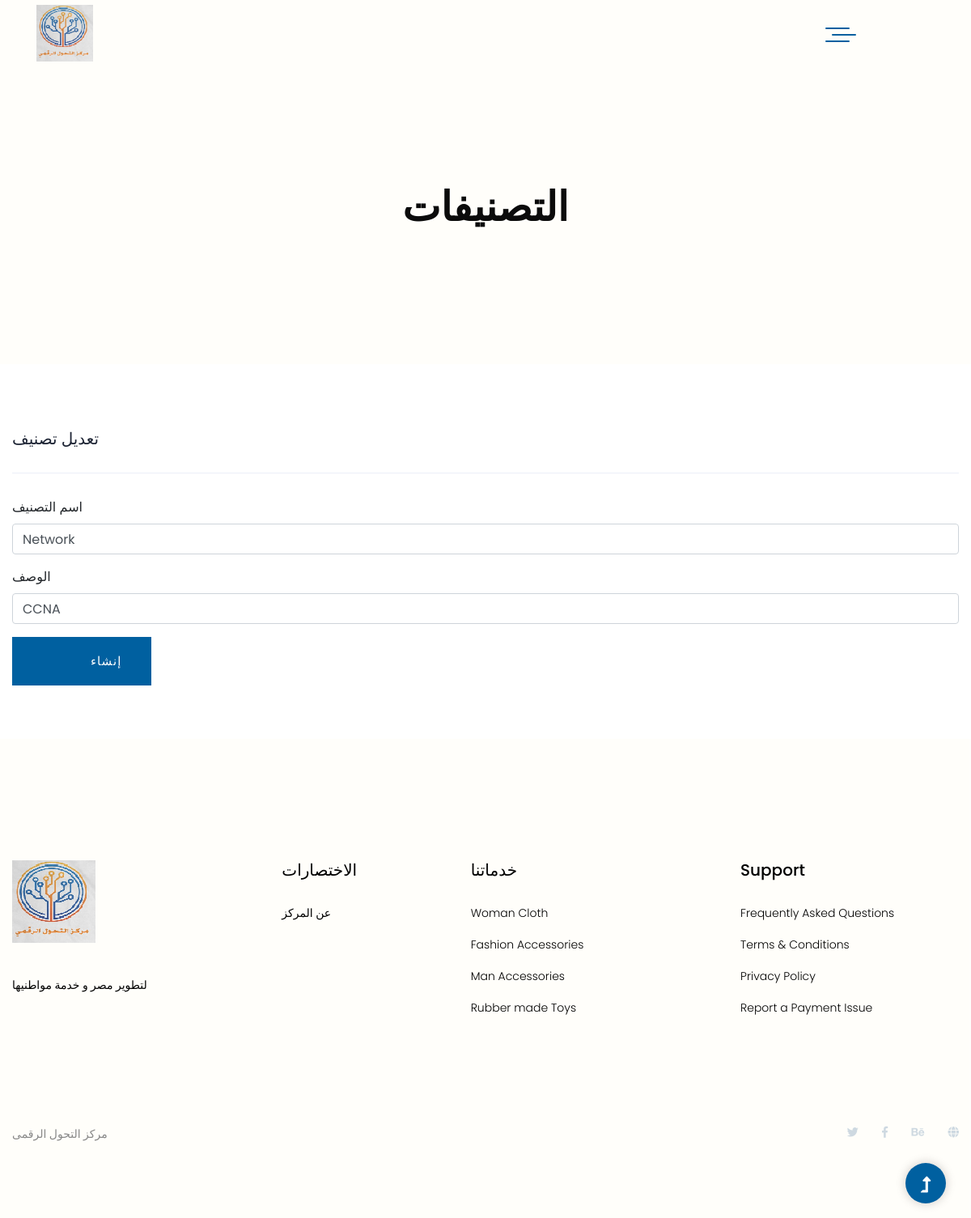
/exam/cat/update/2, run on an earlier commit of the app's database.
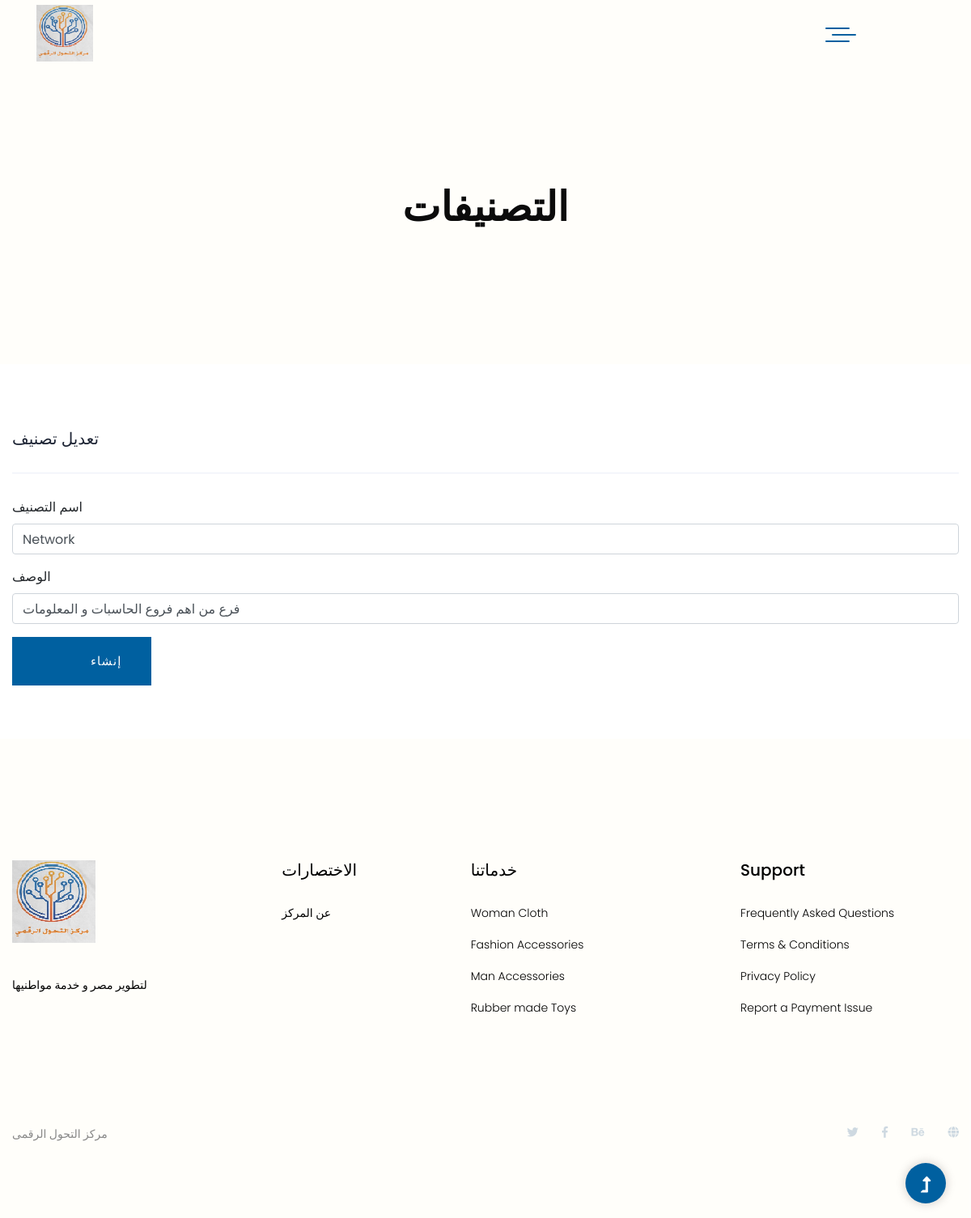
And on a later commit of the database.
### exam/models.py (models this page shows, shortened)
class Category(models.Model):
    name = models.CharField(max_length=255, verbose_name='الإسم', blank=True, null=True)
    description = models.CharField(max_length=255, verbose_name='وصف الإمتحان', blank=True, null=True)
    class Meta:
        verbose_name = 'category'
        verbose_name_plural = 'categories'

### exam/views.py (the view)
# urls.py: path('cat/update/<int:pk>', views.cat_edit, name='cat-update'),
def cat_edit(request, pk):
    if request.method == 'POST':
        cat_name = request.POST.get('cat_name')
        cat_desc = request.POST.get('cat_desc')
        models.Category.objects.filter(pk=pk).update(name=cat_name, description=cat_desc)
        return render(request, 'exam/cat-detial.html', context={"cat": models.Category.objects.get(pk=pk)})
    return render(request, 'exam/cat-update.html', context={"cat": models.Category.objects.get(pk=pk)})

### exam/templates/exam/cat-update.html (shortened to what this page needs)
{% extends 'base.html' %}
{% block body %}
 <div class="slider-area2" style="background-image: url(../../../static/images/hero2.png);">
            <div class="slider-height2 d-flex align-items-center">
                <div class="container">
                    <div class="row">
                        <div class="col-xl-12">
                            <div class="hero-cap hero-cap2 pt-70 text-center">
                                <h2>التصنيفات</h2>
                            </div>
                        </div>
                    </div>
                </div>
            </div>
        </div>
<div class="contact-section">
<div class="container">
    <div class="justify-center">
        <h5 class="body-font"> تعديل تصنيف</h5>
        <hr>
    </div>
    <div class="row">
        <div class="col-12">
            <form method="post">
            <div class="form-group">
                <label for="cat_name"> اسم التصنيف</label>
                <input class="form-control" name="cat_name" type="text" id="cat_name" value="{{ cat.name }}">
            </div>
                  <div class="form-group">
                <label for="cat_name">  الوصف</label>
                <input class="form-control" name="cat_desc" type="text" id="cat_desc" value="{{ cat.description }}">
            </div>
                  <div class="form-group">
                <input class="btn" name="btn" type="submit"  id="btn" value="إنشاء">
            </div>
            </form>
        </div>
    </div>
</div>
</div>
{% endblock body %}

What changed in the data, as far as the page shows it:
changed Category "Network": cat_desc "CCNA" → "فرع من اهم فروع الحاسبات و المعلومات"
